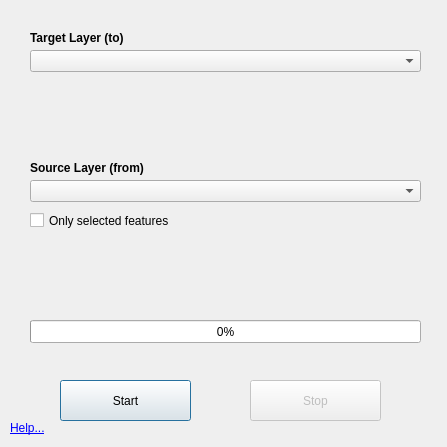
<?xml version="1.0" encoding="UTF-8"?>
<ui version="4.0">
 <class>featureLoaderDialogBase</class>
 <widget class="QDialog" name="featureLoaderDialogBase">
  <property name="geometry">
   <rect>
    <x>0</x>
    <y>0</y>
    <width>447</width>
    <height>447</height>
   </rect>
  </property>
  <property name="windowTitle">
   <string>Feature Loader</string>
  </property>
  <property name="windowIcon">
   <iconset resource="resources.qrc">
    <normaloff>:/plugins/featureLoader/icon.png</normaloff>:/plugins/featureLoader/icon.png</iconset>
  </property>
  <widget class="QComboBox" name="cmbTargetLayer">
   <property name="geometry">
    <rect>
     <x>30</x>
     <y>50</y>
     <width>391</width>
     <height>22</height>
    </rect>
   </property>
  </widget>
  <widget class="QComboBox" name="cmbSourceLayer">
   <property name="geometry">
    <rect>
     <x>30</x>
     <y>180</y>
     <width>391</width>
     <height>22</height>
    </rect>
   </property>
  </widget>
  <widget class="QLabel" name="label">
   <property name="geometry">
    <rect>
     <x>30</x>
     <y>30</y>
     <width>391</width>
     <height>16</height>
    </rect>
   </property>
   <property name="font">
    <font>
     <weight>75</weight>
     <bold>true</bold>
    </font>
   </property>
   <property name="text">
    <string>Target Layer (to)</string>
   </property>
  </widget>
  <widget class="QLabel" name="label_2">
   <property name="geometry">
    <rect>
     <x>30</x>
     <y>160</y>
     <width>391</width>
     <height>16</height>
    </rect>
   </property>
   <property name="font">
    <font>
     <weight>75</weight>
     <bold>true</bold>
    </font>
   </property>
   <property name="text">
    <string>Source Layer (from)</string>
   </property>
  </widget>
  <widget class="QPushButton" name="btnStart">
   <property name="enabled">
    <bool>true</bool>
   </property>
   <property name="geometry">
    <rect>
     <x>60</x>
     <y>380</y>
     <width>131</width>
     <height>41</height>
    </rect>
   </property>
   <property name="styleSheet">
    <string notr="true"/>
   </property>
   <property name="text">
    <string>Start</string>
   </property>
   <property name="icon">
    <iconset resource="resources.qrc">
     <normaloff>:/plugins/featureLoader/start.png</normaloff>:/plugins/featureLoader/start.png</iconset>
   </property>
  </widget>
  <widget class="QLabel" name="lblHelp">
   <property name="geometry">
    <rect>
     <x>10</x>
     <y>420</y>
     <width>53</width>
     <height>16</height>
    </rect>
   </property>
   <property name="text">
    <string>&lt;html&gt;&lt;head/&gt;&lt;body&gt;&lt;p&gt;&lt;a href=&quot;https://cbsuygulama.wordpress.com/2014/08/17/vulnerability-mapping-using-easy-ahp/&quot;&gt;&lt;span style=&quot; text-decoration: underline; color:#0000ff;&quot;&gt;Help...&lt;/span&gt;&lt;/a&gt;&lt;/p&gt;&lt;/body&gt;&lt;/html&gt;</string>
   </property>
   <property name="openExternalLinks">
    <bool>true</bool>
   </property>
   <property name="textInteractionFlags">
    <set>Qt::LinksAccessibleByMouse|Qt::TextSelectableByMouse</set>
   </property>
  </widget>
  <widget class="QProgressBar" name="progressBar">
   <property name="geometry">
    <rect>
     <x>30</x>
     <y>320</y>
     <width>391</width>
     <height>23</height>
    </rect>
   </property>
   <property name="minimum">
    <number>0</number>
   </property>
   <property name="maximum">
    <number>10</number>
   </property>
   <property name="value">
    <number>0</number>
   </property>
   <property name="alignment">
    <set>Qt::AlignCenter</set>
   </property>
   <property name="textVisible">
    <bool>true</bool>
   </property>
  </widget>
  <widget class="QCheckBox" name="checkBox">
   <property name="geometry">
    <rect>
     <x>30</x>
     <y>210</y>
     <width>391</width>
     <height>21</height>
    </rect>
   </property>
   <property name="text">
    <string>Only selected features</string>
   </property>
  </widget>
  <widget class="QLabel" name="lblStatus">
   <property name="geometry">
    <rect>
     <x>30</x>
     <y>300</y>
     <width>391</width>
     <height>16</height>
    </rect>
   </property>
   <property name="text">
    <string/>
   </property>
  </widget>
  <widget class="QPushButton" name="btnStop">
   <property name="enabled">
    <bool>false</bool>
   </property>
   <property name="geometry">
    <rect>
     <x>250</x>
     <y>380</y>
     <width>131</width>
     <height>41</height>
    </rect>
   </property>
   <property name="styleSheet">
    <string notr="true"/>
   </property>
   <property name="text">
    <string>Stop</string>
   </property>
   <property name="icon">
    <iconset resource="resources.qrc">
     <normaloff>:/plugins/featureLoader/cancel.png</normaloff>:/plugins/featureLoader/cancel.png</iconset>
   </property>
  </widget>
 </widget>
 <resources>
  <include location="resources.qrc"/>
 </resources>
 <connections/>
</ui>
